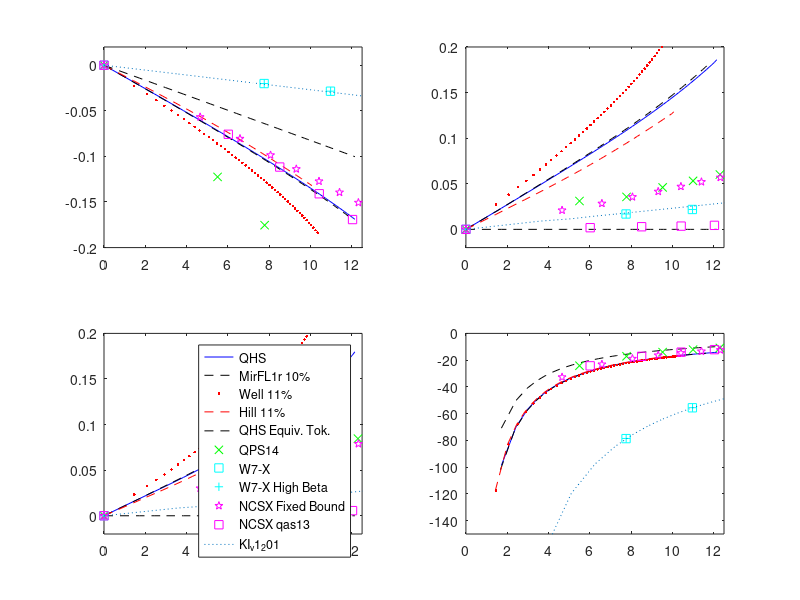

Reproduce this figure in MATLAB. (Note: this script raises an error after producing the figure.)
function plot_susceptances()

S_QHS = load('susceptance_matrix_QHS_Rstart_1_513_AXIS_v2_VMEC_8p46.mat');
S_MirFL14_10P = load('susceptance_matrix_MirFL14_10p_1_508_20110315.mat');
S_Well_11P = load('susceptance_matrix_Well11p_20110315.mat');
S_Hill_11P = load('susceptance_matrix_Hill11p_20110315.mat');
S_QHS_equiv_tok = load('susceptance_matrix_qhs_equivtok_vacuum.mat');
S_qps14 = load('susceptance_matrix_qps14.mat');
S_qo = load('susceptance_matrix_qo.mat');
S_qohb = load('susceptance_matrix_qohb.mat');
S_ncsx_fixed = load('susceptance_matrix_ncsx_fixed.mat');
S_ncsx_qas3 = load('susceptance_matrix_ncsx_qas3.mat');
S_w7x_kissliner_ideal_v1_201 = load('Kisslinger_Ideal_v1_ns_201_xstelltools.mat');
legend_text = {'QHS', 'MirFL1r 10%', 'Well 11%', 'Hill 11%', 'QHS Equiv. Tok.', ...
    'QPS14', 'W7-X', 'W7-X High Beta', 'NCSX Fixed Bound', 'NCSX qas13', 'KI_v1_201'};

S_QHS.linestyle = 'b-';
S_MirFL14_10P.linestyle = 'k--';
S_Well_11P.linestyle = 'r:';
S_Well_11P.linestyle = 'r.';
S_Hill_11P.linestyle = 'r--';
S_QHS_equiv_tok.linestyle = 'k--';
S_qps14.linestyle = 'gx';
S_qo.linestyle = 'cs';
S_qohb.linestyle = 'c+';
S_ncsx_fixed.linestyle = 'mp';
S_ncsx_qas3.linestyle = 'ms';
S_w7x_kissliner_ideal_v1_201.linestyle = ':';

figure
subplot(2,2,1);box on; hold on;
plot(100*S_QHS.r_eff, S_QHS.S11, S_QHS.linestyle);
plot(100*S_MirFL14_10P.r_eff, S_MirFL14_10P.S11, S_MirFL14_10P.linestyle);
plot(100*S_Well_11P.r_eff, S_Well_11P.S11, S_Well_11P.linestyle);
plot(100*S_Hill_11P.r_eff, S_Hill_11P.S11, S_Hill_11P.linestyle);
plot(100*S_QHS_equiv_tok.r_eff, S_QHS_equiv_tok.S11, S_QHS_equiv_tok.linestyle);
plot(100*S_qps14.r_eff, S_qps14.S11, S_qps14.linestyle);
plot(100*S_qo.r_eff, S_qo.S11, S_qo.linestyle);
plot(100*S_qohb.r_eff, S_qohb.S11, S_qohb.linestyle);
plot(100*S_ncsx_fixed.r_eff, S_ncsx_fixed.S11, S_ncsx_fixed.linestyle);
plot(100*S_ncsx_qas3.r_eff, S_ncsx_qas3.S11, S_ncsx_qas3.linestyle);
plot(100*S_w7x_kissliner_ideal_v1_201.r_eff, S_w7x_kissliner_ideal_v1_201.S11, S_w7x_kissliner_ideal_v1_201.linestyle);
xlim([0 12.5])
ylim([-.2 0.02])

subplot(2,2,2);box on; hold on;
plot(100*S_QHS.r_eff, S_QHS.S12, S_QHS.linestyle);
plot(100*S_MirFL14_10P.r_eff, S_MirFL14_10P.S12, S_MirFL14_10P.linestyle);
plot(100*S_Well_11P.r_eff, S_Well_11P.S12, S_Well_11P.linestyle);
plot(100*S_Hill_11P.r_eff, S_Hill_11P.S12, S_Hill_11P.linestyle);
plot(100*S_QHS_equiv_tok.r_eff, S_QHS_equiv_tok.S12, S_QHS_equiv_tok.linestyle);
plot(100*S_qps14.r_eff, S_qps14.S12, S_qps14.linestyle);
plot(100*S_qo.r_eff, S_qo.S12, S_qo.linestyle);
plot(100*S_qohb.r_eff, S_qohb.S12, S_qohb.linestyle);
plot(100*S_ncsx_fixed.r_eff, S_ncsx_fixed.S12, S_ncsx_fixed.linestyle);
plot(100*S_ncsx_qas3.r_eff, S_ncsx_qas3.S12, S_ncsx_qas3.linestyle);
plot(100*S_w7x_kissliner_ideal_v1_201.r_eff, S_w7x_kissliner_ideal_v1_201.S12, S_w7x_kissliner_ideal_v1_201.linestyle);
xlim([0 12.5])
ylim([-.02 0.2])

subplot(2,2,3);box on; hold on;
plot(100*S_QHS.r_eff, S_QHS.S21, S_QHS.linestyle);
plot(100*S_MirFL14_10P.r_eff, S_MirFL14_10P.S21, S_MirFL14_10P.linestyle);
plot(100*S_Well_11P.r_eff, S_Well_11P.S21, S_Well_11P.linestyle);
plot(100*S_Hill_11P.r_eff, S_Hill_11P.S21, S_Hill_11P.linestyle);
plot(100*S_QHS_equiv_tok.r_eff, S_QHS_equiv_tok.S21, S_QHS_equiv_tok.linestyle);
plot(100*S_qps14.r_eff, S_qps14.S21, S_qps14.linestyle);
plot(100*S_qo.r_eff, S_qo.S21, S_qo.linestyle);
plot(100*S_qohb.r_eff, S_qohb.S21, S_qohb.linestyle);
plot(100*S_ncsx_fixed.r_eff, S_ncsx_fixed.S21, S_ncsx_fixed.linestyle);
plot(100*S_ncsx_qas3.r_eff, S_ncsx_qas3.S21, S_ncsx_qas3.linestyle);
plot(100*S_w7x_kissliner_ideal_v1_201.r_eff, S_w7x_kissliner_ideal_v1_201.S21, S_w7x_kissliner_ideal_v1_201.linestyle);
xlim([0 12.5])
ylim([-.02 0.2])

legend(legend_text);

subplot(2,2,4);box on; hold on;
plot(100*S_QHS.r_eff, S_QHS.S22, S_QHS.linestyle);
plot(100*S_MirFL14_10P.r_eff, S_MirFL14_10P.S22, S_MirFL14_10P.linestyle);
plot(100*S_Well_11P.r_eff, S_Well_11P.S22, S_Well_11P.linestyle);
plot(100*S_Hill_11P.r_eff, S_Hill_11P.S22, S_Hill_11P.linestyle);
plot(100*S_QHS_equiv_tok.r_eff, S_QHS_equiv_tok.S22, S_QHS_equiv_tok.linestyle);
plot(100*S_qps14.r_eff, S_qps14.S22, S_qps14.linestyle);
plot(100*S_qo.r_eff, S_qo.S22, S_qo.linestyle);
plot(100*S_qohb.r_eff, S_qohb.S22, S_qohb.linestyle);
plot(100*S_ncsx_fixed.r_eff, S_ncsx_fixed.S22, S_ncsx_fixed.linestyle);
plot(100*S_ncsx_qas3.r_eff, S_ncsx_qas3.S22, S_ncsx_qas3.linestyle);
plot(100*S_w7x_kissliner_ideal_v1_201.r_eff, S_w7x_kissliner_ideal_v1_201.S22, S_w7x_kissliner_ideal_v1_201.linestyle);
xlim([0 12.5])
ylim([-150 0])

make_my_plot_pretty3
